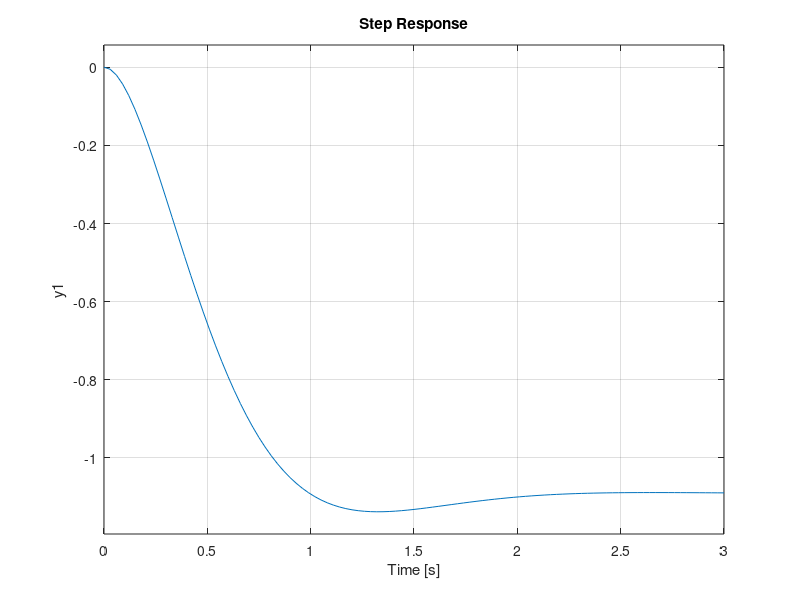

This chart was generated by the following MATLAB code:
% plot(minidrone_in)
% hold on
% plot(minidrone_out)
%% System estimation
% data = iddata(double(minidrone_out.Data), double(minidrone_in.Data), Ts)
% 
% est_sys = tfest(data, 2) % estimate the transfer function from input and response data
% tfdata(est_sys)
% [A,B,C,D] = tf2ss(est_sys.NUM, est_sys.DEN)

%% Manual matrices
A = [0 1;
     0 0]
B = [0; 1]
C = [1; 0]
D = 0

%% LQR
% Q =  diag(1./[1^2 1^2])
% Q = [100 0;
%      0 1]
% R =  10  
% K_lqr = lqr(A, B, Q, R)


%% Debug
% A_lqr = (A-B*K_lqr)
% sys_lqr = ss(A_lqr, B, C', 0)
% eig(sys_lqr)
% step(sys_lqr)
% dc_gain = dcgain(sys_lqr)
% B_dc = 1/dc_gain * B
% 
% sys_lqr_dc = ss(A_lqr, B_dc, C', 0)
% eig(sys_lqr_dc)
% step(sys_lqr_dc)

%% FF gain:
% N = inv([A B; C D]) 
% Nx = N(1:2, 2:3)
% Nu = N(3, 2:3)
% r = [10;10]
% Feedforward gain:
% ff = (Nu+K_lqr*Nx)*r

%% LQI
Cv = [1 0]
Dv = 0
SYS = ss(A, B, Cv, Dv)

% works:
% Qi = [1 0 0;
%       0 0.0001 0;
%       0 0 0.2];
  
Qi = [1 0 0;
  0 0.0001 0;
  0 0 15];
R = 0.1

K = lqi(SYS, Qi, R)

Ki = K(3)
K = K(1:2)


A_lqi = (A-B*K)
sys_lqi = ss(A_lqi, B*Ki, C', 0)
eigen = eig(sys_lqi)
step(sys_lqi)